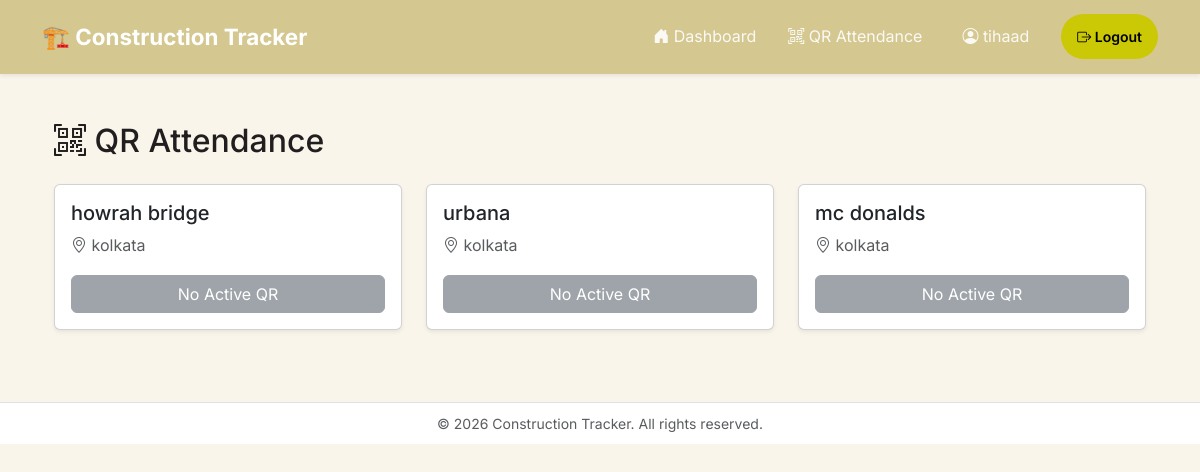
The page /qr-attendance/ (signed in) on the database as committed earlier.
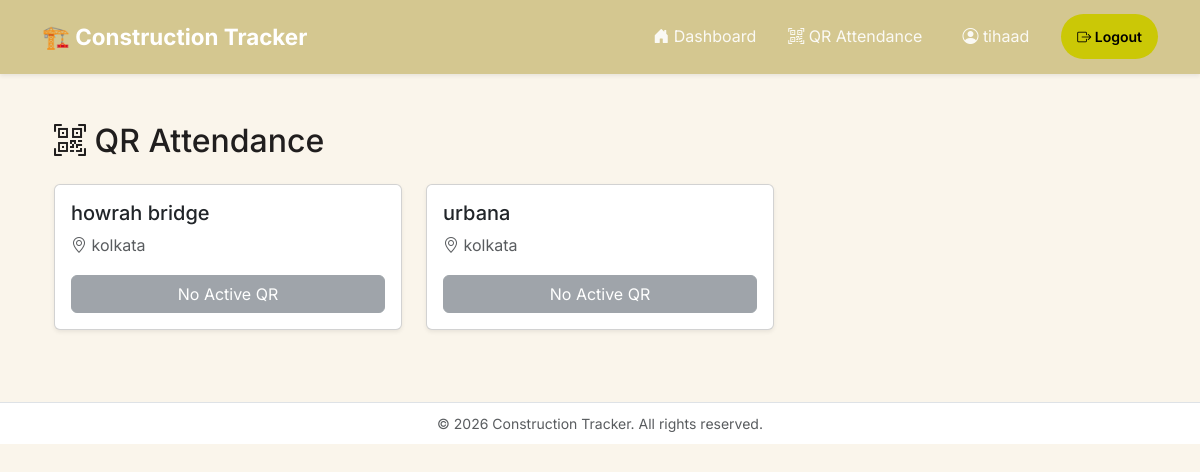
The same page on the database as committed later.
### logs/models.py (models this page shows, shortened)
class Site(models.Model):
    STATUS_CHOICES=[
        ('active','Active'),
        ('on hold', 'On Hold'),
        ('completed', 'Completed'),
    ]
    status=models.CharField(max_length=20, choices=STATUS_CHOICES, default='active')
    name=models.CharField(max_length=200)
    location=models.CharField(max_length=200)
    start_date=models.DateField()
    company_name=models.CharField(max_length=200)
    created_by=models.ForeignKey(User, on_delete=models.CASCADE)
    created_at=models.DateTimeField(auto_now_add=True)
    workers=models.ManyToManyField(User, related_name='assigned_sites', blank=True)

### logs/views.py (the view)
# urls.py: path("qr-attendance/", views.qr_attendance, name="qr_attendance"),
@worker_required
def qr_attendance(request):
    assigned_sites = request.user.assigned_sites.all()
    active_qr_codes = {
        qr.site_id: qr
        for qr in AttendanceQRCode.objects.filter(
            site__in=assigned_sites,
            is_active=True,
            expires_at__gt=timezone.now(),
        )
    }
    for site in assigned_sites:
        site.active_qr_code = active_qr_codes.get(site.pk)
    return render(request, "qr_attendance.html", {
        "assigned_sites": assigned_sites,
    })

### logs/context_processors.py (called while the page is built)
def user_role(request):
    role = None
    if request.user.is_authenticated and not request.user.is_superuser:
        profile = UserProfile.objects.filter(user=request.user).first()
        if profile:
            role = profile.role
    return {
        "user_role": role
    }

### logs/views.py (called while the page is built)
def worker_required(view_func):
    @wraps(view_func)
    @login_required
    def wrapped(request, *args, **kwargs):
        profile = UserProfile.objects.filter(user=request.user).first()
        if profile is None or profile.role != "worker":
            raise PermissionDenied
        return view_func(request, *args, **kwargs)
    return wrapped

### logs/templates/qr_attendance.html
{% extends 'base.html' %}
{% block content %}
<div class="container py-4">
    <h2 class="mb-4">
        <i class="bi bi-qr-code-scan"></i>
        QR Attendance
    </h2>
    <div class="row">
        {% for site in assigned_sites %}
        <div class="col-md-4 mb-4">
            <div class="card shadow-sm h-100">
                <div class="card-body">
                    <h5>{{ site.name }}</h5>
                    <p class="text-muted">
                        <i class="bi bi-geo-alt"></i>
                        {{ site.location }}
                    </p>
                    {% if site.active_qr_code %}
                        <a href="{% url 'qr_check_in' site.active_qr_code.token %}"
                           class="btn btn-warning w-100">
                            <i class="bi bi-box-arrow-in-right"></i>
                            Open Attendance
                        </a>
                    {% else %}
                        <button class="btn btn-secondary w-100" disabled>
                            No Active QR
                        </button>
                    {% endif %}
                </div>
            </div>
        </div>
        {% empty %}
        <div class="col-12">
            <div class="alert alert-info">
                You have not been assigned to any sites.
            </div>
        </div>
        {% endfor %}
    </div>
</div>
{% endblock %}

Rows that differ between the two databases and show on the page:
no longer on this page (row edited): Site: name "mc donalds", location "kolkata", shows "No Active QR"
